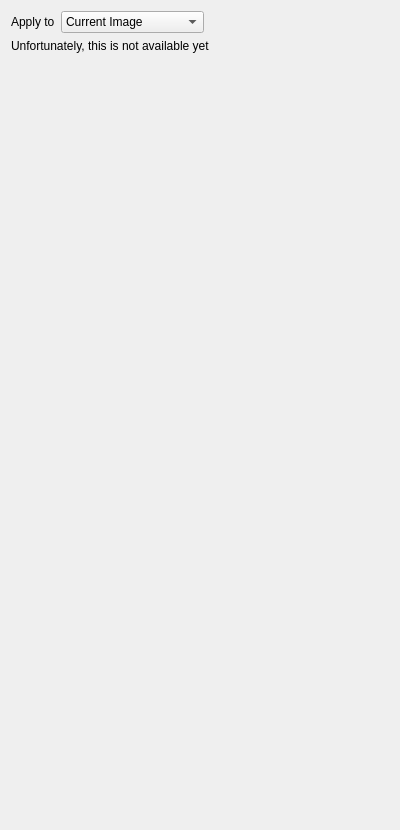
<?xml version="1.0" encoding="UTF-8"?>
<ui version="4.0">
 <class>HamiltonianGaussianWidget</class>
 <widget class="QWidget" name="HamiltonianGaussianWidget">
  <property name="geometry">
   <rect>
    <x>0</x>
    <y>0</y>
    <width>400</width>
    <height>830</height>
   </rect>
  </property>
  <property name="windowTitle">
   <string>Form</string>
  </property>
  <layout class="QGridLayout" name="gridLayout">
   <item row="0" column="0">
    <layout class="QGridLayout" name="gridLayout_31">
     <item row="0" column="1">
      <widget class="QComboBox" name="comboBox_Hamiltonian_Iso_ApplyTo">
       <property name="minimumSize">
        <size>
         <width>120</width>
         <height>0</height>
        </size>
       </property>
       <item>
        <property name="text">
         <string>Current Image</string>
        </property>
       </item>
       <item>
        <property name="text">
         <string>Current Image Chain</string>
        </property>
       </item>
       <item>
        <property name="text">
         <string>All Images</string>
        </property>
       </item>
      </widget>
     </item>
     <item row="0" column="0">
      <widget class="QLabel" name="label_23">
       <property name="maximumSize">
        <size>
         <width>60</width>
         <height>16777215</height>
        </size>
       </property>
       <property name="text">
        <string>Apply to</string>
       </property>
      </widget>
     </item>
     <item row="0" column="2">
      <spacer name="horizontalSpacer_18">
       <property name="orientation">
        <enum>Qt::Horizontal</enum>
       </property>
       <property name="sizeHint" stdset="0">
        <size>
         <width>40</width>
         <height>20</height>
        </size>
       </property>
      </spacer>
     </item>
    </layout>
   </item>
   <item row="1" column="0">
    <widget class="QLabel" name="label">
     <property name="text">
      <string>Unfortunately, this is not available yet</string>
     </property>
    </widget>
   </item>
   <item row="2" column="0">
    <spacer name="verticalSpacer">
     <property name="orientation">
      <enum>Qt::Vertical</enum>
     </property>
     <property name="sizeHint" stdset="0">
      <size>
       <width>20</width>
       <height>40</height>
      </size>
     </property>
    </spacer>
   </item>
  </layout>
 </widget>
 <resources/>
 <connections/>
</ui>
